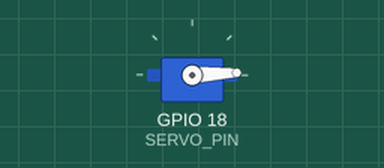
Bench run of a sketch on a simulated ESP32. Parts: servo.

Above: at 0.05 s.
At 1.3 s:
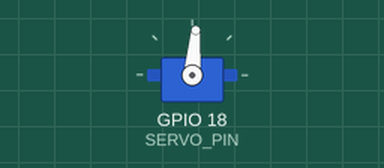
At 2.6 s:
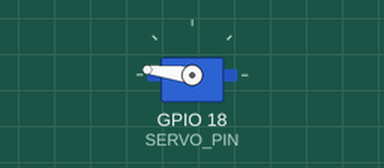
At 5.2 s:
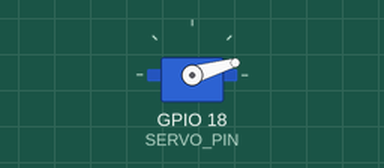
Timing chart, 0 to 7.1 s (numbered marks = the images above):
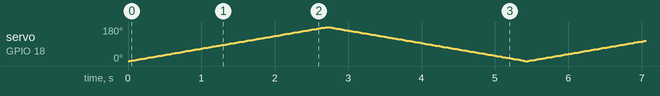

The sketch:

L14_Sweep.ino
```cpp
// Lesson 14: Servo sweep
// Servo signal (orange wire) on pin 18.

#include <ESP32Servo.h>

const int SERVO_PIN = 18;
Servo myServo;

void setup() {
  myServo.attach(SERVO_PIN, 500, 2400);
}

void loop() {
  for (int angle = 0; angle <= 180; angle++) {
    myServo.write(angle);
    delay(15);
  }
  for (int angle = 180; angle >= 0; angle--) {
    myServo.write(angle);
    delay(15);
  }
}
```
